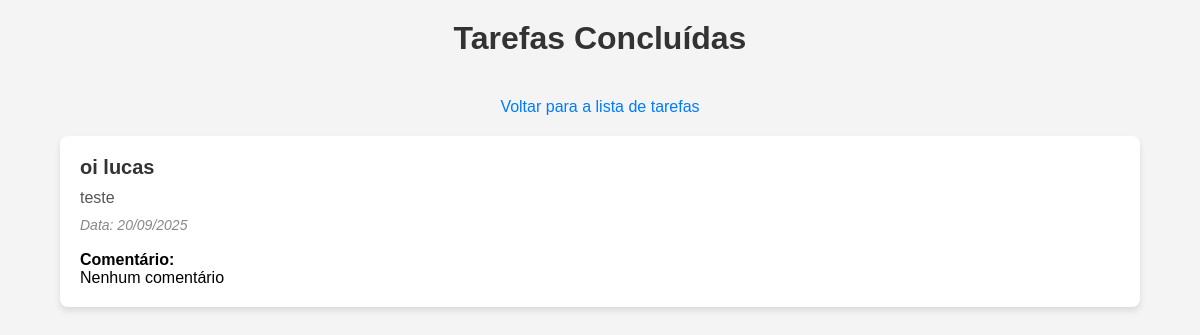
/tasks/done, run on an earlier commit of the app's database.
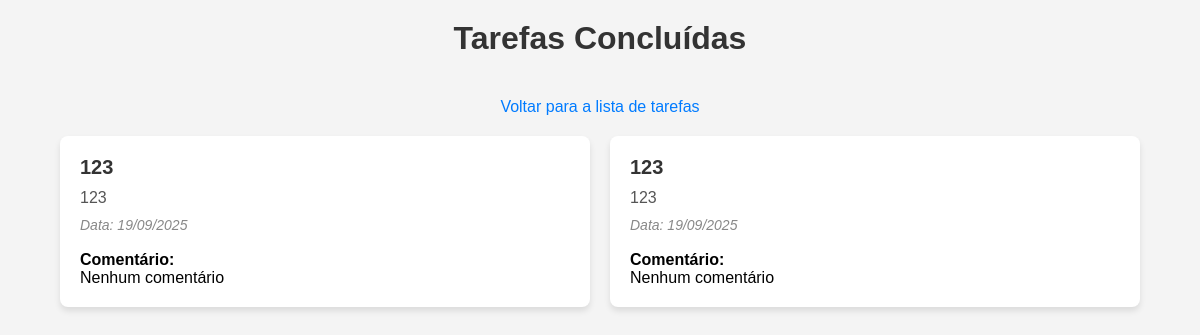
And on a later commit of the database.
### app/models/task.py (models this page shows, shortened)
class Task(db.Model):
    id = db.Column(db.Integer, primary_key=True)
    title = db.Column(db.String(100), nullable=False)
    description = db.Column(db.String(200), nullable=True)
    date = db.Column(db.DateTime, nullable=True)
    done = db.Column(db.Boolean, default=False)
    done_comment = db.Column(db.String(300), nullable=True)
    user_email = db.Column(db.String(120), nullable=False)

### app/routes/home.py (the view)
@home_bp.route('/tasks/done')
def list_done_tasks():
    done_tasks = Task.query.filter_by(done=True).all()
    return render_template('done_tasks.html', tasks=done_tasks)

### app/templates/done_tasks.html (shortened to what this page needs)
<!DOCTYPE html>
<html lang="pt-br">
  <head>
  </head>
  <body>
    <h1>Tarefas Concluídas</h1>
    <div class="links">
      <a href="{{ url_for('home.list_tasks') }}"
        >Voltar para a lista de tarefas</a
      >
    </div>
    <div class="tasks-container">
      {% for task in tasks %}
      <div class="task-card">
        <h2>{{ task.title }}</h2>
        <p>{{ task.description }}</p>
        {% if task.date %}
        <em>Data: {{ task.date.strftime('%d/%m/%Y') }}</em>
        {% else %}
        <em>Data: Não especificada</em>
        {% endif %}
        <br />
        <strong>Comentário:</strong> {{ task.done_comment or "Nenhum comentário"
        }}
      </div>
      {% else %}
      <p>Nenhuma tarefa concluída encontrada.</p>
      {% endfor %}
    </div>
  </body>
</html>

What changed in the data, as far as the page shows it:
removed Task: title "oi lucas", description "teste", date "20/09/2025", done_comment "Nenhum comentário"
now on this page (row edited): Task: title "123", description "123", date "19/09/2025", done_comment "Nenhum comentário"
now on this page (row edited): Task: title "123", description "123", date "19/09/2025", done_comment "Nenhum comentário"
